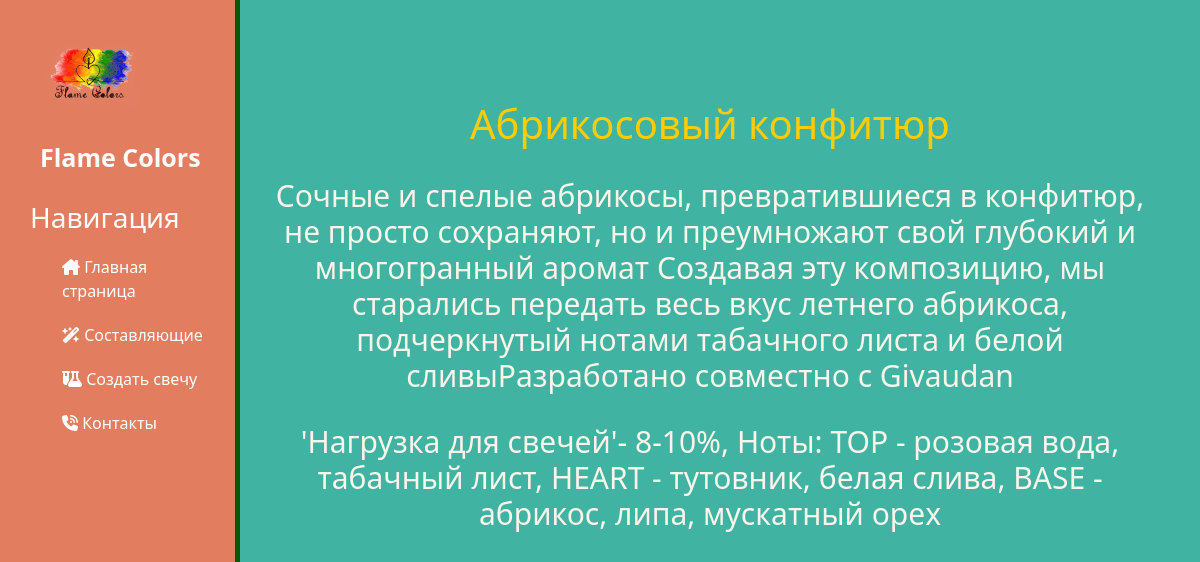
Page /141/abrikosovyij-konfityur/ on the committed database.
### Svecha/models.py (models this page shows, shortened)
class Product(models.Model):
    ingredients = models.ForeignKey(Ingredients, related_name='ingredients', on_delete=models.CASCADE, verbose_name='Ингредиент')
    name = models.CharField(max_length=200, db_index=True, verbose_name='Наименование')
    slug = models.SlugField(max_length=200, db_index=True)
    image = models.ImageField(upload_to='products/%Y/%m/%d', blank=True, verbose_name='Фото')
    description = models.TextField(blank=True, verbose_name='Описание')
    primechanie = models.TextField(blank=True, verbose_name='Примечание')
    updated = models.DateTimeField(auto_now=True)
    class Meta:
        ordering = ('name',)
        index_together = (('id', 'slug'),)
        verbose_name = 'Составляющее'
        verbose_name_plural = 'Составляющие'

### Svecha/views.py (the view)
# urls.py: path('<int:id>/<slug:slug>/', views.product_detail, name='ingredients_detail'),
def product_detail(request, id, slug):
    product = get_object_or_404(Product, id=id, slug=slug)
    context = {'product': product}
    return render(request, 'ingredients/detail.html', context,)

### Svecha/templates/ingredients/detail.html (shortened to what this page needs)
{% extends "base_generic.html" %}
{% block content %}
<div class="features">
        <h2> {{ product.name }} </h2>
        <h3> {{ product.description }} </h3>
        <h3> {{ product.primechanie }} </h3>
</div>
{% endblock %}

### Svecha/static/css/styles.css (style rules this page uses)
body { background : #41B3A3; }
main .features { float: left; color: #fff; margin-top: 100px; margin-left: 20px; text-align: center; width: 75%; }
main .features h2 { font-size: 40px; color: #FFCC00; }
main .features h3 { font-size: 30px; color: #FAF5E9; margin-top: 30px; }

### rows in the picture
Product: name "Абрикосовый конфитюр", description "Сочные и спелые абрикосы, превратившиеся в конфитюр, не просто сохраняют, но и преумножают свой глубокий и многогранный аромат Создавая эту композицию, мы старались передать весь вкус летнего абрикоса, подчеркнутый нотами табачного листа и белой сливыРазработано совместно с Givaudan", primechanie "'Нагрузка для свечей'- 8-10%, Ноты: TOP - розовая вода, табачный лист, HEART - тутовник, белая слива, BASE - абрикос, липа, мускатный орех"
